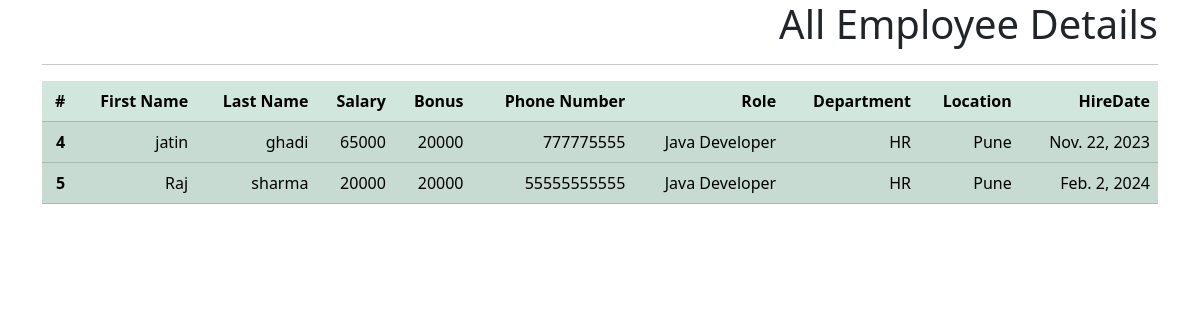
The app's page /all_emp with its own data.
### office_emp_app/models.py (models this page shows, shortened)
class Employee(models.Model):
    first_name = models.CharField(max_length=100 , null=False)
    last_name = models.CharField(max_length=100)
    dept = models.ForeignKey(Department, on_delete=models.CASCADE)
    salary = models.IntegerField(default=0)
    bonus = models.IntegerField(default=0)
    role = models.ForeignKey(Role, on_delete=models.CASCADE)
    phone = models.IntegerField(default=0)
    hire_date = models.DateField()
    def __str__(self):
        return "%s  %s %s" %(self.first_name, self.last_name, self.phone)

class Department(models.Model):
    name = models.CharField(max_length=100, null=False)
    location = models.CharField(max_length=100)

class Role(models.Model):
    name = models.CharField(max_length=100, null=False)

### office_emp_app/views.py (the view)
# urls.py: path('all_emp', views.all_emp, name = 'all_emp'),
def all_emp(request):
    emps = Employee.objects.all()
    context = {
        'emps':emps
    }
    print(context)
    return render(request, 'view_all_emp.html' , context)

### office_emp_app/templates/view_all_emp.html (shortened to what this page needs)
<!doctype html>
<html lang="ar" dir="rtl">
  <head>
    <link rel="stylesheet" href="https://cdn.jsdelivr.net/npm/bootstrap@5.3.2/dist/css/bootstrap.rtl.min.css">
  </head>
  <body style="background-image: url('https://wallpapercave.com/wp/wp3744429.jpg');">
  <div  class="container">
    <h1>All Employee Details </h1>
    <hr>
    <table class="table table-success table-striped">
        <thead>
          <tr>
            <th scope="col">HireDate</th>
            <th scope="col">Location</th>
            <th scope="col">Department</th>
            <th scope="col">Role</th>
            <th scope="col">Phone Number</th>
            <th scope="col">Bonus</th>
            <th scope="col">Salary</th>
            <th scope="col">Last Name</th>
            <th scope="col">First Name</th>
            <th scope="col">#</th>
          </tr>
        </thead>
               {% for emp in emps %}
        <tbody>
          <tr>
            <td>{{emp.hire_date}}</td>
            <td>{{emp.dept.location}}</td>
            <td>{{emp.dept.name}}</td>
            <td>{{emp.role.name}}</td>
            <td>{{emp.phone}}</td>
            <td>{{emp.bonus}}</td>
            <td>{{emp.salary}}</td>
            <td>{{emp.last_name}}</td>
            <td>{{emp.first_name}}</td>
            <th scope="row">{{emp.id}}</th>
          </tr>
        </tbody>
               {% endfor %}
      </table>
  </div>
   </body>
 </html>

### records on screen
Employee: hire_date "Nov. 22, 2023", dept.location "Pune", dept.name "HR", role.name "Java Developer", phone "777775555", bonus "20000", salary "65000", last_name "ghadi", first_name "jatin", id "4"
Employee: hire_date "Feb. 2, 2024", dept.location "Pune", dept.name "HR", role.name "Java Developer", phone "55555555555", bonus "20000", salary "20000", last_name "sharma", first_name "Raj", id "5"
